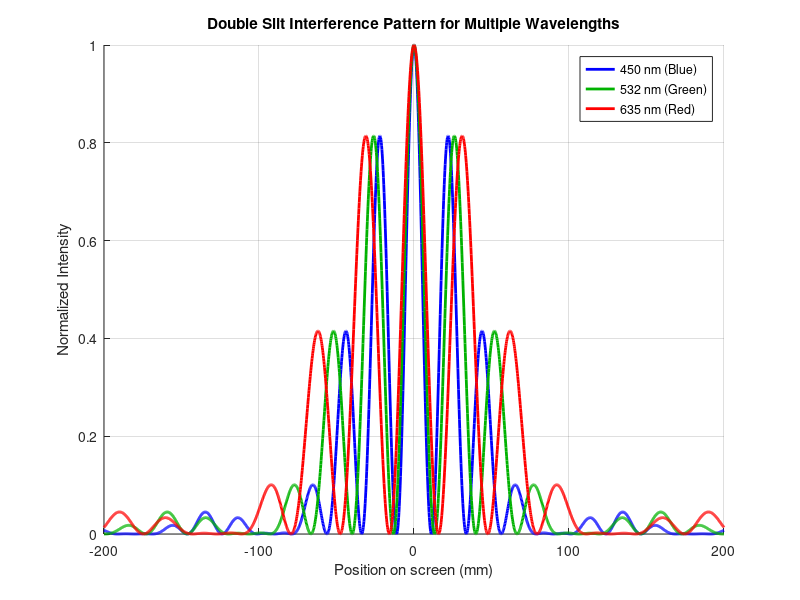
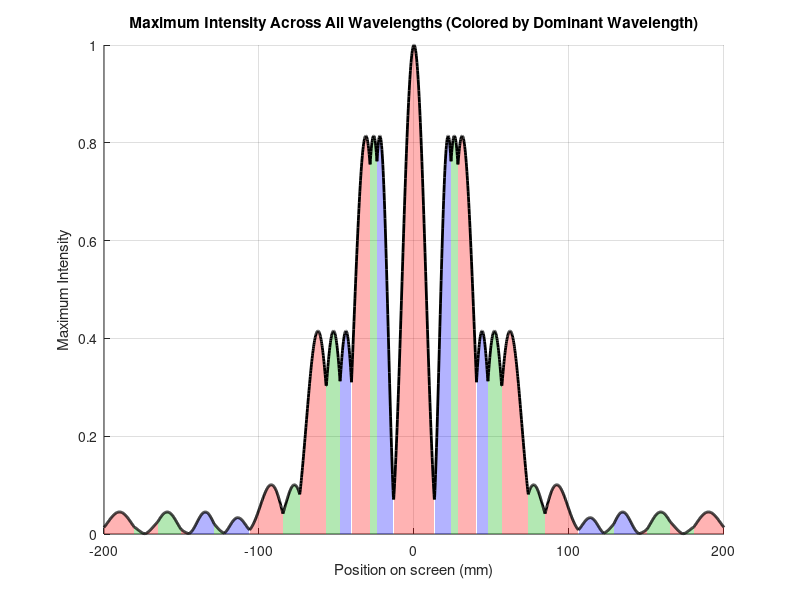

Source code (MATLAB) for these figures, in order:
% double_slit_interference.m
% Script to generate and plot a double slit interference pattern for multiple wavelengths

% Physical parameters
wavelengths = [450e-9, 532e-9, 635e-9]; % Blue, Green, Red (in meters)
colors = {[0 0 1], [0 0.7 0], [1 0 0]}; % RGB for blue, green, red
labels = {'450 nm (Blue)', '532 nm (Green)', '635 nm (Red)'};
d = 20e-6;           % Distance between slits (20 microns)
a = 5e-6;            % Slit width (5 microns)
L = 1.0;             % Distance to screen (1 meter)
I0 = 1;              % Maximum intensity (arbitrary units)

% Screen setup
y = linspace(-0.2, 0.2, 2000); % Screen positions (meters)

figure;
hold on;
for i = 1:length(wavelengths)
    lambda = wavelengths(i);
    beta = (pi * a * y) / (lambda * L);
    alpha = (pi * d * y) / (lambda * L);
    I = I0 * (cos(alpha)).^2 .* (sinc(beta/pi)).^2;
    plot(y * 1e3, I, 'Color', colors{i}, 'LineWidth', 2, 'DisplayName', labels{i});
end
hold off;
xlabel('Position on screen (mm)');
ylabel('Normalized Intensity');
title('Double Slit Interference Pattern for Multiple Wavelengths');
grid on;
legend('show');

% Calculate and plot the maximum intensity at each point
I_all = zeros(length(wavelengths), length(y));
for i = 1:length(wavelengths)
    lambda = wavelengths(i);
    beta = (pi * a * y) / (lambda * L);
    alpha = (pi * d * y) / (lambda * L);
    I_all(i, :) = I0 * (cos(alpha)).^2 .* (sinc(beta/pi)).^2;
end
[maxI, maxIdx] = max(I_all, [], 1);

figure;
hold on;
% Robustly fill background with color corresponding to max wavelength at each point
N = length(y);
filled = false(1, N);
for i = 1:length(wavelengths)
    mask = (maxIdx == i);
    % Find contiguous regions where this wavelength is max
    start_idx = find(diff([0 mask]) == 1);
    end_idx = find(diff([mask 0]) == -1);
    for k = 1:length(start_idx)
        idx_range = start_idx(k):end_idx(k);
        x_region = y(idx_range) * 1e3;
        y_region = maxI(idx_range);
        fill([x_region, fliplr(x_region)], [zeros(1,length(idx_range)), fliplr(y_region)], colors{i}, 'EdgeColor', 'none', 'FaceAlpha', 0.3);
        filled(idx_range) = true;
    end
end
plot(y * 1e3, maxI, 'k', 'LineWidth', 2);
xlabel('Position on screen (mm)');
ylabel('Maximum Intensity');
title('Maximum Intensity Across All Wavelengths (Colored by Dominant Wavelength)');
grid on;
hold off; 